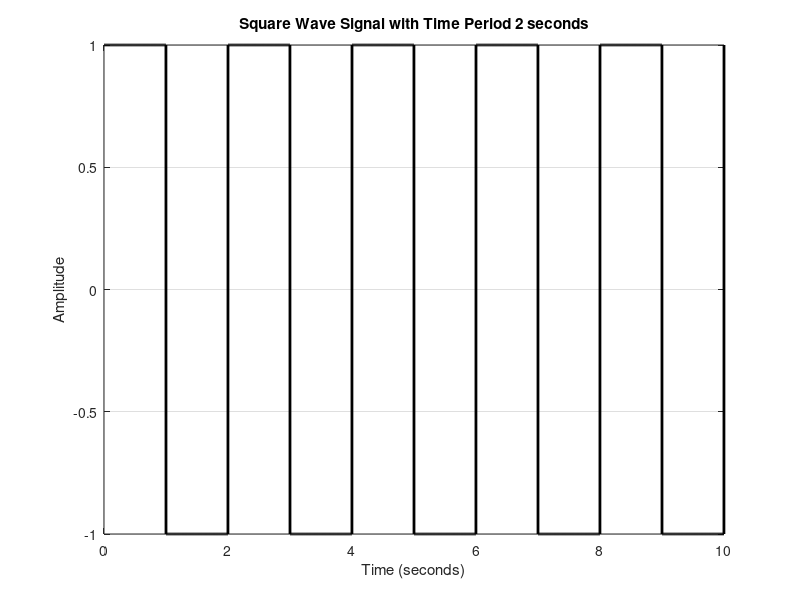

Write MATLAB code to recreate this figure.
%SQUARE WAVE SIGNAL

f = 1 / 2;            
t = 0:0.001:10;        


square_wave = square(2 * pi * f * t);


plot(t, square_wave, 'k', 'LineWidth', 2);
xlabel('Time (seconds)');                   
ylabel('Amplitude');                       
title('Square Wave Signal with Time Period 2 seconds');  
grid on;                                   
